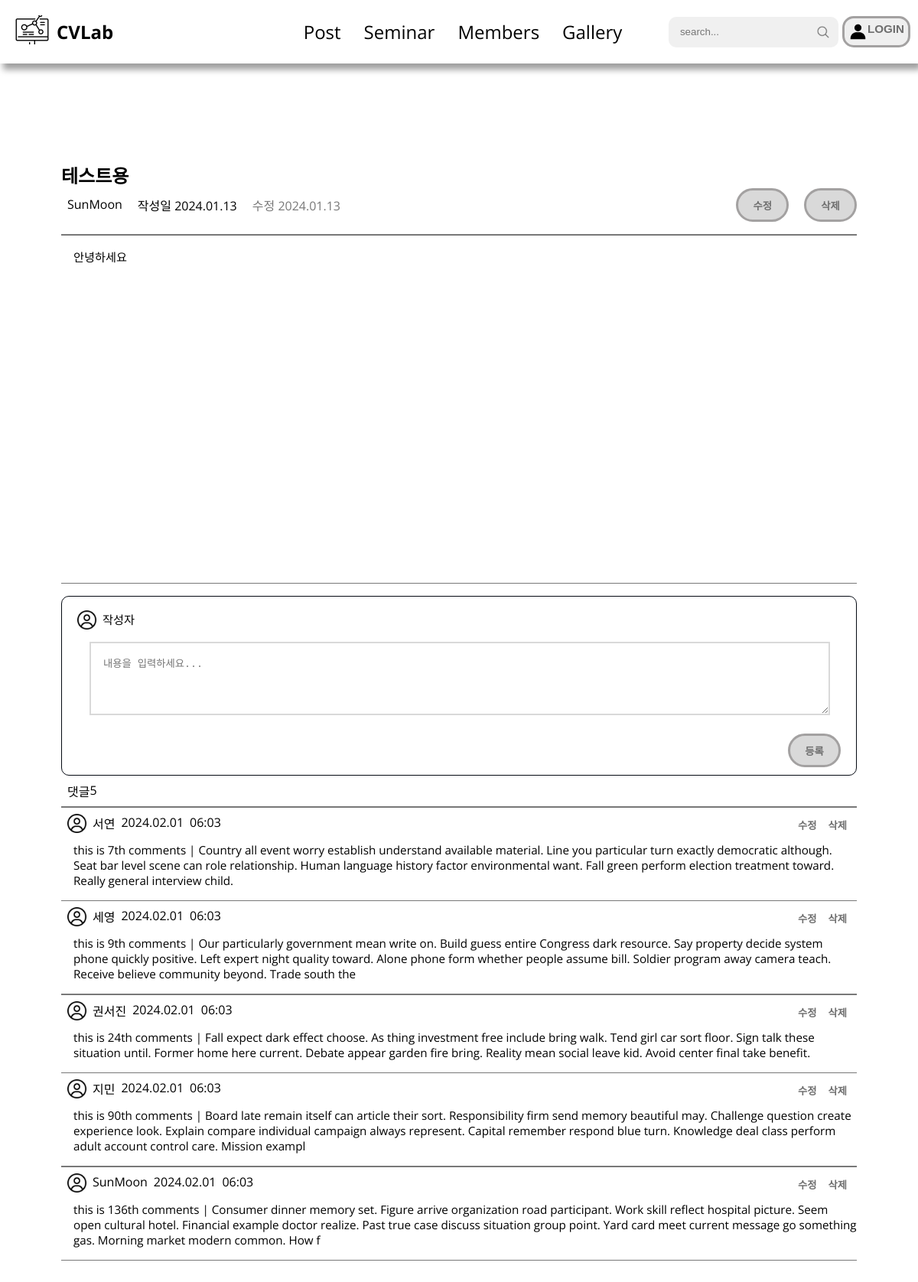
The app's page /posts/34/ with its own data.
### post/models.py (models this page shows, shortened)
class Post(models.Model):
    dt_created = models.DateTimeField(auto_now_add=True)
    dt_updated = models.DateTimeField(auto_now=True)
    title = models.CharField(max_length=30)
    content = models.TextField()
    author = models.ForeignKey(User, on_delete=models.CASCADE, related_name="posts")
    likes = GenericRelation(Like, related_query_name="post")
    dislikes = GenericRelation(Dislike, related_query_name="post")
    images = GenericRelation(Image, related_query_name="post")
    comments = GenericRelation(Comment, related_query_name="post")
    class Meta:
        ordering = ["-dt_created"]

### user/models.py (models this page shows, shortened)
class User(AbstractUser):
    nickname = models.CharField(
        max_length=15,
        unique=True,
        null=True,
        error_messages={"unique": "이미 사용중인 닉네임입니다."},
    )
    profile_pic = models.ImageField(
        default="default_profile_pic.jpg",
        upload_to="profile_pics",
        blank=True,
    )
    intro = models.CharField(max_length=60, blank=True)
    RANK_CHOICES = [
        (1, "user"),
        (2, "manager"),
        (3, "admin"),
    ]
    rank = models.IntegerField(choices=RANK_CHOICES, default=1)

### main/models.py (models this page shows, shortened)
class Comment(models.Model):
    dt_created = models.DateTimeField(auto_now_add=True)
    comment = models.TextField(max_length=500, blank=False)
    user = models.ForeignKey(User, on_delete=models.CASCADE, related_name="comments")
    content_type = models.ForeignKey(ContentType, on_delete=models.CASCADE)
    object_id = models.PositiveIntegerField()
    related_object = GenericForeignKey()
    likes = GenericRelation("Like", related_query_name="comment")
    dislikes = GenericRelation("DisLike", related_query_name="comment")
    class Meta:
        unique_together = ["user", "content_type", "object_id"]

### post/views.py (the view)
# urls.py: path("<int:post_id>/", views.PostDetailView.as_view(), name="post-detail"),
class PostDetailView(DetailView):
    model = Post
    template_name = "post/post_detail.html"
    pk_url_kwarg = "post_id"

### post/templates/post/post_detail.html (shortened to what this page needs)
{% extends "base/base_with_navbar.html" %}
{% load static %}
{% block content %}
  <div id="post__detail" class="max-container">
    <section>
      <h2 class="post__detail__title">{{ post.title }}</h2>
      <div class="post__detail__inform">
        <li class="post__detail__user">{{ post.author.nickname }}</li>
        <li class="post__detail__date">작성일 2024.01.13</li>
        <li class="post__detail__modifydate">수정 2024.01.13</li>
        <button class="post__detail__modify"><a href="{% url 'post-update' post.id %}">수정</a></button>
        <button class="post__detail__delete"><a href="{% url 'post-delete' post.id %}">삭제</a></button>
      </div>
      <div class="bar--gray--thin"></div>
      <p class="post__detail__content">
        {{ post.content }}
      </p>
      <div class="bar--gray--thin"></div>
    </section>
    <section>
      <div class="container">
        <div class="post__detail__comment">
          <div class="user__info">
            <img
              src="{% static 'post/images/user.png' %}"
              alt="User Image"
              class="user__image"
            />
            <p class="post__detail__username">작성자</p>
          </div>
          <textarea
            type="text"
            class="text-input"
            placeholder="내용을 입력하세요..."
          ></textarea>
          <button class="comment__submit">등록</button>
        </div>
      </div>
    </section>
    <section>
      <div class="post__detail__comments__info">
        <li>댓글</li>
        <li>{{ post.comments.all|length }}</li>
      </div>
      <div class="bar--gray--thin"></div>
      {% for comment in post.comments.all %}
        <div>
          <div class="post__detail__comments">
            <img src="{% static 'post/images/user.png' %}" alt="User Image" class="user__image" />
            <li>{{ comment.user.nickname }}</li>
              <li>{{ comment.dt_created|date:"Y.m.d" }}</li>
              <li>{{ comment.dt_created|date:"H:i" }}</li>
            <div class="post__detail__button">
              <button class="comment__button">수정</button
              ><button class="comment__button">삭제</button>
            </div>
          </div>
          <p class="comments__content">
            {{ comment.comment }}
          </p>
          <div class="bar--gray--thin"></div>
        </div>
      {% endfor %}
    </section>
  </div>
{% endblock content %}

### main/static/main/styles/base.css (style rules this page uses)
:root { --color-primary: var(--color-white); --color-primary-variant: var(--color-deepgray); --color-accent: var(--color-brightgray); --color-text: var(--color-black); --color-black: #050a13; --color-white: #ffffff; --color-deepgray: #787878; --color-brightgray: #d9d9d9; --size-max-width: 1200px; }
* { padding: 0; margin: 0; box-sizing: border-box; }
p { font-size: 0.95rem; }
a { text-decoration: none; color: inherit; }
li { list-style: none; }
div { box-sizing: border-box; }
h1, h2, h3, p, ul { margin: 0; }
button { position: relative; border: none; display: flex; padding: 5px 5px; border-radius: 15px; font-family: "paybooc-Light", sans-serif; text-decoration: none; font-weight: 600; transition: 0.25s; border : 3px solid #a3a1a1; color : #6e6e6e; }
body { font-family: 'Open Sans', sans-serif; margin: 0; }
a { text-decoration: none; color: inherit; cursor: pointer; }
#post__detail { margin-top: 3rem; padding: 5rem; display: flex; flex-direction: column; }
.post__detail__inform { display: flex; margin-bottom: 1rem; margin-left: 0.5rem; }
.post__detail__user, .post__detail__date, .post__detail__modifydate { text-align: left; margin-right: 20px; margin-top: 10px; }
.post__detail__modifydate { color: var(--color-deepgray); }
.post__detail__modify, .post__detail__delete, .comment__submit { padding: 0.6rem 1.2rem; border-radius: 30px; transition: all 250ms ease-in; align-self: flex-end; background-color: var(--color-brightgray); }
.post__detail__modify { margin-left: auto; margin-right: 20px; }
.bar--gray--thin { width: 100%; height: 1.5px; background-color: var(--color-primary-variant); }
.post__detail__content { padding: 1rem; margin-bottom: 25rem; }
.container { margin-top: 1rem; width: 100%; padding: 10px 20px; border: 1px solid var(--color-text); border-radius: 10px; }
.post__detail__comment { display: flex; flex-direction: column; }
.user__image { width: 25px; height: 25px; }
.post__detail__username { padding-left: 0.5rem; }
.user__info { margin-top: 0.5rem; display: flex; }
.text-input { outline: none; width: 100%; height: 6rem; margin: 1rem; padding: 1rem; max-width: 97%; min-width: 97%; border: 2px solid var(--color-brightgray); }
.comment__submit { width: auto; height: auto; margin-top: 0.5rem; align-self: flex-end; }
.post__detail__comments__info { display: flex; margin: 0.5rem; }
.post__detail__comments { display: flex; margin: 0.5rem; }
.post__detail__comments li { margin-left: 0.5rem; }
.comments__content { margin-bottom: 1rem; margin-left: 1rem; }
.post__detail__button { display: flex; margin-left: auto; }
.comment__button { margin-left: 5px; margin-right: 0; border: none; background-color: var(--color-primary); cursor: pointer; }
.max-container { max-width: var(--size-max-width); margin: auto; }
a { text-decoration: none; }

### records on screen
Post: title "테스트용", author.nickname "SunMoon", content "안녕하세요", comments.all|length "5"
Comment: user.nickname "서연", dt_created "2024.02.01", dt_created "06:03", comment "this is 7th comments | Country all event worry establish understand available material. Line you particular turn exactly democratic although. Seat bar level scene can role relationship. Human language history factor environmental want. Fall green perform election treatment toward. Really general interview child."
Comment: user.nickname "세영", dt_created "2024.02.01", dt_created "06:03", comment "this is 9th comments | Our particularly government mean write on. Build guess entire Congress dark resource. Say property decide system phone quickly positive. Left expert night quality toward. Alone phone form whether people assume bill. Soldier program away camera teach. Receive believe community beyond. Trade south the"
Comment: user.nickname "권서진", dt_created "2024.02.01", dt_created "06:03", comment "this is 24th comments | Fall expect dark effect choose. As thing investment free include bring walk. Tend girl car sort floor. Sign talk these situation until. Former home here current. Debate appear garden fire bring. Reality mean social leave kid. Avoid center final take benefit."
Comment: user.nickname "지민", dt_created "2024.02.01", dt_created "06:03", comment "this is 90th comments | Board late remain itself can article their sort. Responsibility firm send memory beautiful may. Challenge question create experience look. Explain compare individual campaign always represent. Capital remember respond blue turn. Knowledge deal class perform adult account control care. Mission exampl"
Comment: user.nickname "SunMoon", dt_created "2024.02.01", dt_created "06:03", comment "this is 136th comments | Consumer dinner memory set. Figure arrive organization road participant. Work skill reflect hospital picture. Seem open cultural hotel. Financial example doctor realize. Past true case discuss situation group point. Yard card meet current message go something gas. Morning market modern common. How f"
